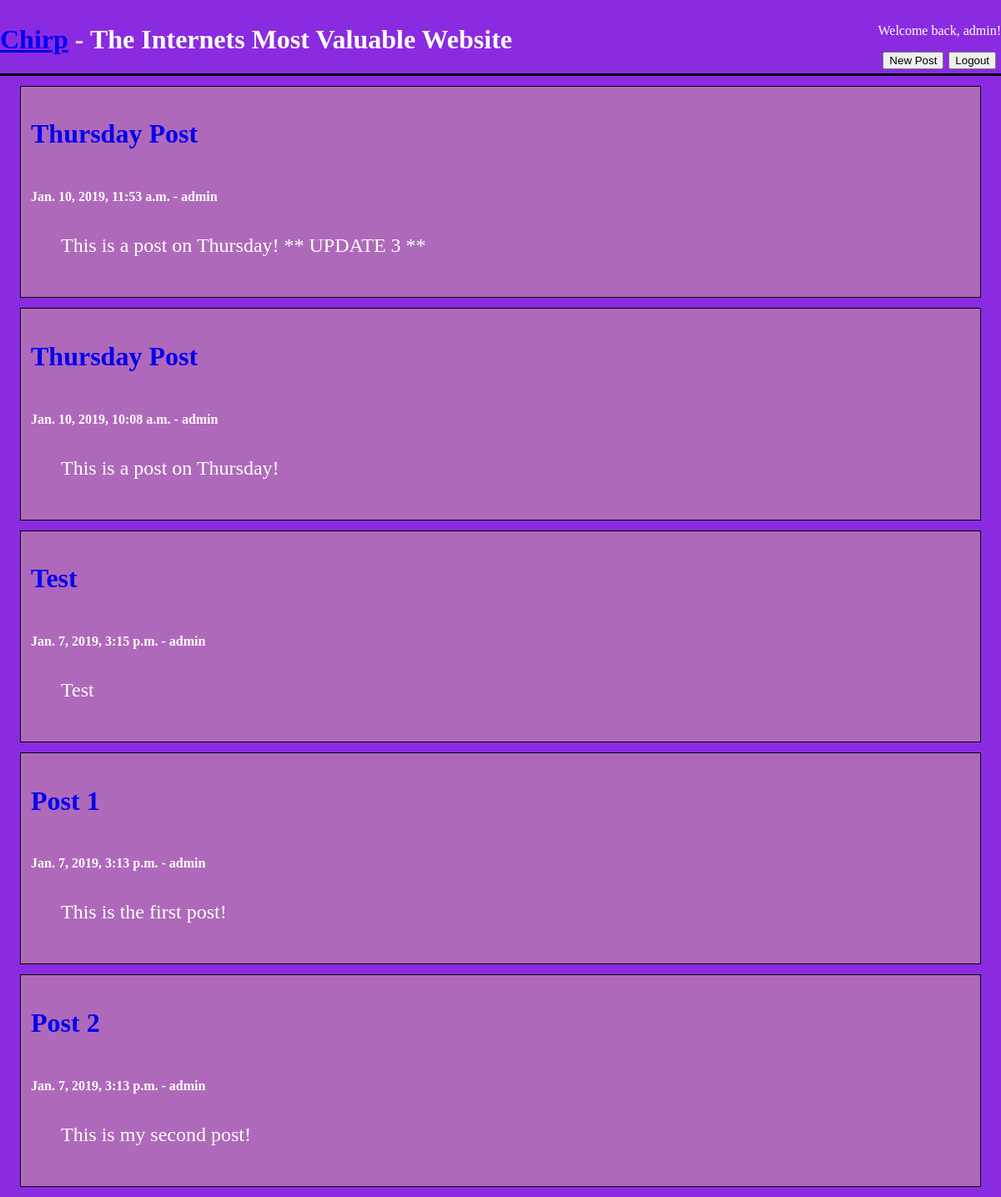
/post/user/admin/ (signed in), run on the app's committed database.
### posts_app/models.py (models this page shows, shortened)
class Post(models.Model):
    title = models.CharField(max_length=30)
    author = models.ForeignKey('auth.user', on_delete=models.CASCADE)
    body = models.TextField()
    date_posted = models.DateTimeField(default=timezone.now)

### posts_app/views.py (the view)
# urls.py: path('post/user/<str:author>/', views.BlogUserView.as_view(), name="post_user"),
class BlogUserView(LoginRequiredMixin, ListView):
    template_name = "post_user.html"
    context_object_name = "posts"
    def get_queryset(self):
        self.author = get_list_or_404(Post, author__username=self.kwargs['author'])
        return Post.objects.filter(author__username=self.kwargs['author']).order_by('-date_posted')

### templates/post_user.html
{% extends 'base.html' %}
{% block content %}
    {% for post in object_list %}
        <div class="home-post-div">
            <a href="{% url 'post_detail' post.pk %}"><h2>{{ post.title }}</h2></a>
            <h4>{{ post.date_posted }} - {{ post.author }}</h4>
            <p>{{ post.body }}</p>
        </div>
    {% endfor %}
{% endblock %}

### templates/base.html (shortened to what this page needs)
{% load static %}
<!DOCTYPE html>
<html lang="en">
<head>
    <link rel="stylesheet" href="{% static 'base.css' %}">
</head>
<body>
    <header>
        <a href="{% url 'home' %}"><h1>Chirp</a> - The Internets Most Valuable Website </h1>
        <div id="button-nav">
            {% if user.is_authenticated %}
                <p>Welcome back, {{ user.username }}!</p>
                <div class="nav-buttons">
                    <a href="{% url 'post_new' %}"><button id="post">New Post</button></a>
                    <a href="{% url 'logout' %}"><button id="logout">Logout</button></a>
                </div>
            {% else %}
                <div class="nav-buttons"></div>
                    <a href="{% url 'login' %}"><button id="login">Login</button></a>
                    <a href="{% url 'create_new_user' %}"><button id="register">Register</button></a>
                </div>
            {% endif %}
        </div>
    </header>
    {% block content %}{% endblock %}
</body>
</html>

### static/base.css (style rules this page uses)
html { background-color: blueviolet; color: white; }
h2 { font-size: 32px; }
body { width: 1200px; margin-left: auto; margin-right: auto; }
header { height: auto; display: flex; border-bottom: 3px solid black; }
h2 { display: inline-block; }
.nav-buttons { display: flex; justify-content: space-evenly; }
#button-nav { margin-left: auto; margin-top: auto; margin-bottom: auto; }
.home-post-div { background-color: rgba(222, 184, 135, 0.438); border: 1px solid black; margin: 12px; margin-right: 24px; }
.home-post-div, .home-post-div p { padding: 12px; margin-left: 24px; }
.home-post-div p { font-size: 24px; }

### data on the page
Post: title "Thursday Post", date_posted "Jan. 10, 2019, 11:53 a.m.", author "admin", body "This is a post on Thursday! ** UPDATE 3 **"
Post: title "Thursday Post", date_posted "Jan. 10, 2019, 10:08 a.m.", author "admin", body "This is a post on Thursday!"
Post: title "Test", date_posted "Jan. 7, 2019, 3:15 p.m.", author "admin", body "Test"
Post: title "Post 1", date_posted "Jan. 7, 2019, 3:13 p.m.", author "admin", body "This is the first post!"
Post: title "Post 2", date_posted "Jan. 7, 2019, 3:13 p.m.", author "admin", body "This is my second post!"

### other printed values
{{ user.username }} "admin"
